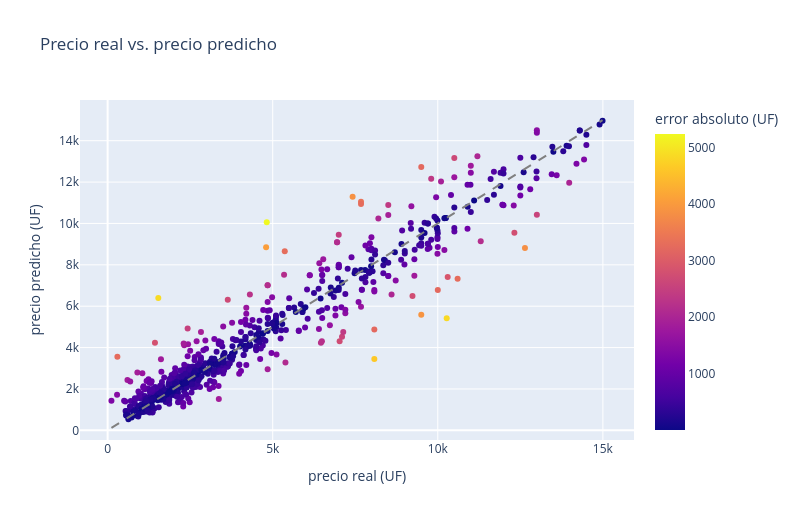

Write notebook code for a chart like this one.
### Markdown cell above
El gráfico siguiente compara **precio real vs. precio predicho**. La línea diagonal representa predicción perfecta: mientras más cerca esté un punto de esa línea, menor es el error. Los puntos más alejados son buenos candidatos para discutir límites del modelo.

**Prompt para pedirle ayuda a una IA:**

```text
Tengo un DataFrame llamado predicciones con estas columnas: precio_uf, prediction_label, comuna, area_construida, dormitorios y banos.
Quiero un gráfico interactivo con Plotly Express para comparar precio real vs. precio predicho.
Usa precio_uf en el eje x y prediction_label en el eje y.
Crea una columna error_abs_uf con el error absoluto en UF y úsala como color.
Agrega al hover comuna, area_construida, dormitorios y banos.
Agrega una línea diagonal gris punteada que represente predicción perfecta.
Usa títulos y etiquetas en español, con ancho 800 y alto 520.
Devuélveme solo el código Python.
```

### Code cell
predicciones['error_abs_uf'] = (
    predicciones['precio_uf'] - predicciones['prediction_label']
).abs()

min_val = min(predicciones['precio_uf'].min(), predicciones['prediction_label'].min())
max_val = max(predicciones['precio_uf'].max(), predicciones['prediction_label'].max())

fig = px.scatter(
    predicciones,
    x='precio_uf',
    y='prediction_label',
    color='error_abs_uf',
    hover_data=['comuna', 'area_construida', 'dormitorios', 'banos'],
    title='Precio real vs. precio predicho',
    labels={
        'precio_uf': 'precio real (UF)',
        'prediction_label': 'precio predicho (UF)',
        'error_abs_uf': 'error absoluto (UF)'
    },
)
fig.add_shape(
    type='line',
    x0=min_val,
    y0=min_val,
    x1=max_val,
    y1=max_val,
    line=dict(color='gray', dash='dash'),
)
fig.update_layout(width=800, height=520)
fig.show()

### Figure 1 — Plotly figure (JSON) as saved in the notebook; plotly's stock layout.template omitted (floating-point values rounded to 4 significant figures; data arrays with more than 128 entries replaced by an {"elided": "..."} marker saying what was removed)
{"data": [{"customdata": {"elided": "714x4 mixed values"}, "hovertemplate": "precio real (UF)=%{x}<br>precio predicho (UF)=%{y}<br>comuna=%{customdata[0]}<br>area_construida=%{customdata[1]}<br>dormitorios=%{customdata[2]}<br>banos=%{customdata[3]}<br>error absoluto (UF)=%{marker.color}<extra></extra>", "legendgroup": "", "marker": {"color": {"elided": "714 float values"}, "coloraxis": "coloraxis", "symbol": "circle"}, "mode": "markers", "name": "", "orientation": "v", "showlegend": false, "type": "scatter", "x": {"elided": "714 float values"}, "xaxis": "x", "y": {"elided": "714 float values"}, "yaxis": "y"}], "layout": {"coloraxis": {"colorbar": {"title": {"text": "error absoluto (UF)"}}, "colorscale": [[0.0, "#0d0887"], [0.1111, "#46039f"], [0.2222, "#7201a8"], [0.3333, "#9c179e"], [0.4444, "#bd3786"], [0.5556, "#d8576b"], [0.6667, "#ed7953"], [0.7778, "#fb9f3a"], [0.8889, "#fdca26"], [1.0, "#f0f921"]]}, "height": 520, "legend": {"tracegroupgap": 0}, "shapes": [{"line": {"color": "gray", "dash": "dash"}, "type": "line", "x0": 116.0, "x1": 14990.0, "y0": 116.0, "y1": 14990.0}], "title": {"text": "Precio real vs. precio predicho"}, "width": 800, "xaxis": {"anchor": "y", "domain": [0.0, 1.0], "title": {"text": "precio real (UF)"}}, "yaxis": {"anchor": "x", "domain": [0.0, 1.0], "title": {"text": "precio predicho (UF)"}}}}
